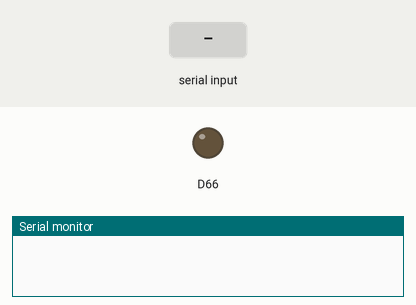
A sketch run on a simulated Arduino Due. On the bench: output pins drawn as LEDs (lit = HIGH), the last lines printed to the serial monitor. The test bench sets the inputs (shaded band).

Above: at 1.2 s.
1.3 s: "90,45\n" received over Serial
At 2.12 s:
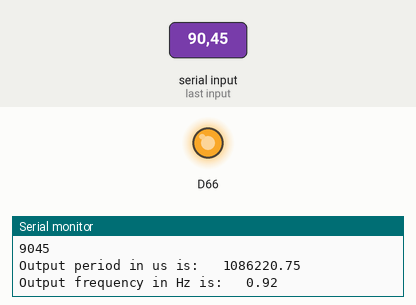
4.3 s: "30,150\n" received over Serial
At 7.17 s:
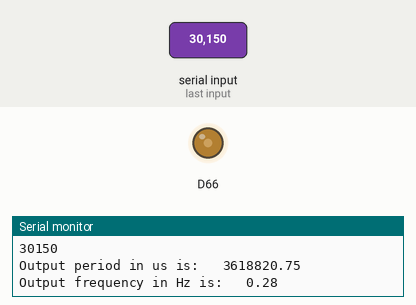
Timing chart, 0 to 13.3 s (numbered marks = the images above; inputs shaded):
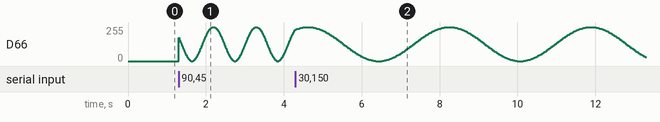

The sketch:

frequencyUserInput.ino
```cpp
// See the code in action! : https://youtu.be/_92P-MsB0yQ

#include "Waveforms.h"

int wave0 = 0;
int i = 0;
int sample;
int uSec = 50;

float baseTimeTick = 6.84;
float steps = 120;
float outputFrequency;
float outputPeriod;

String inString = "";    // string to hold input
int temp;


void setup() {

  analogWriteResolution(12);  // set the analog output resolution to 12 bit (4096 levels)
  analogReadResolution(12);   // set the analog input resolution to 12 bit
  Serial.begin(9600);

}

void loop() {

  while (Serial.available() > 0) {
    int inChar = Serial.read();
    if (isDigit(inChar)) {
      inString += (char)inChar;
    }
    if (inChar == '\n') {
      Serial.print("Value:");
      temp = inString.toInt();
      Serial.println(temp);
      uSec = temp;
      Serial.println(uSec);
      outputPeriod = (steps*baseTimeTick + steps*((float)uSec));
      Serial.print("Output period in us is:   ");
      Serial.print(outputPeriod);
      outputFrequency = 1.0/ (outputPeriod*0.000001);
      Serial.print("      Output frequency in Hz is:   ");
      Serial.print(outputFrequency);
      //Serial.print("String: ");
      //Serial.println(inString);
      Serial.print("\n");
      // clear the string for new input:
      inString = "";
    }
  }


  analogWrite(DAC0, waveformsTable[wave0][i]);  // write the selected waveform on DAC0
  i++;

  if(i == maxSamplesNum){  // Reset the counter to repeat the wave
    i = 0;
  }
  delayMicroseconds(uSec);
}
```

Source omitted: Waveforms.h (data table, 3743 bytes)
